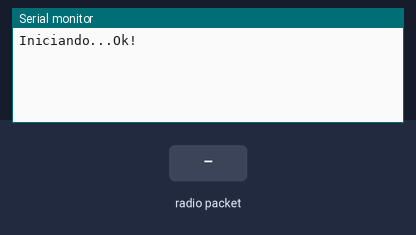
Bench run of a sketch on a simulated Arduino Uno, built with avr-gcc and run on an emulated ATmega328P. On the bench: the last lines printed to the serial monitor. The inputs (shaded band) are chosen by the test bench. No radio packets arrive unless stated.

Above: at 1.2 s.
1.3 s: radio packet "1" arrives
At 2.5 s:
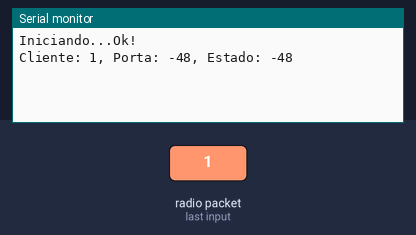
2.8 s: radio packet "5" arrives
At 3.8 s:
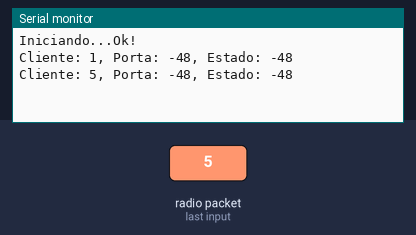

Measured:
- after the input at 1.3 s, the serial monitor: prints a new line at once (image 1)
- after the input at 2.8 s, the serial monitor: prints a new line at once (image 2)

The sketch:

ControleReceptor.ino
```cpp
// Módulo receptor utilizando o MX-JS-05V.

#include <RH_ASK.h>
#include <SPI.h>

// Recepção utilizando o pino D2.
RH_ASK driver(2000, 2, 0);

char debug[100];

void setup() {
  Serial.begin(9600);
  Serial.print("Iniciando...");
  if (!driver.init())
       Serial.println(" Erro!");
  else
    Serial.println("Ok!");
}

void loop() {
  uint8_t msg[RH_ASK_MAX_MESSAGE_LEN];
  uint8_t tam = sizeof(msg);

  // Recepção de dados não-blocante.
  if (driver.recv(msg, &tam)) {
    int cliente = msg[0] - '0';
    int porta = msg[1] - '0';
    int estado = msg[2] - '0';

    sprintf(debug, "Cliente: %d, Porta: %d, Estado: %d", cliente, porta, estado);
    Serial.println(debug);

    if (cliente == 1) {
      pinMode(porta, OUTPUT);
      digitalWrite(porta, estado);
    }
  }
}
```
